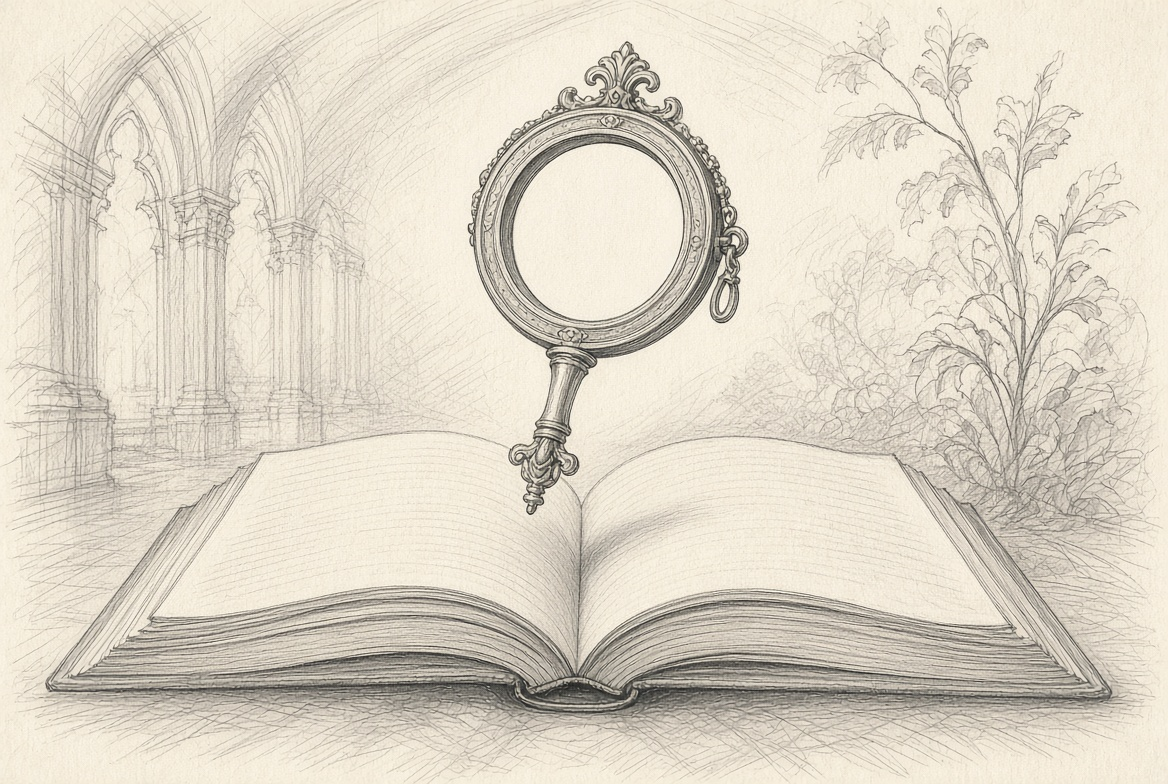
#> input picture home-handoff/drawings/today-open-book.jpg, 1168 x 784 px
$ python home-drawings.py
#> lines starting #> are read from the running program, lines starting #| are printed output that depends on the picture
#!/usr/bin/env python3
"""Jimmy's pencil drawings (2026-10-09 and 10-10) as the site's banners.

    python3 tools/home-drawings.py

Two sets. home-handoff/drawings/ holds the front page's: its doors (and the
Explore menu), the check-in slips and Quiet Space. home-handoff/drawings/pages/
holds the pages': each page's own banner (the title banner aog-sketch.js picks,
the front page's room cards, the hubs). Where a door and its page share a
subject, each has its own drawing (Jimmy, 2026-10-10: the doors keep theirs).
Banners are img/banners/<banner>-pencil-{1600.webp,900.webp,900.jpg}. The drawing's paper is
matched to the site's paper (#F6F2E8), it fills the banner's height, sits 64%
across like the music rooms, and its edges fade into the paper.
"""
import os
import numpy as np
from PIL import Image

HERE = os.path.dirname(os.path.abspath(__file__))
SRC = os.path.join(HERE, "..", "home-handoff", "drawings")
BAN = os.path.join(HERE, "..", "aog-deploy", "img", "banners")
PAPER = np.array([0xF6, 0xF2, 0xE8], np.float32)
W, H = 1600, 560

# The front page's drawings -> banner. Twelve doors have a banner of their own
# (door-*), so the page with the same subject can show its own drawing.
MAP = {
    "today-open-book": "door-today",
    "daily-drafts-calendar": "door-drafts",
    "recording-studio-mixer": "door-studio",
    "lab-bench-microscope": "door-bench",
    "checkin-watering-can": "sel12-u2",
    "conversation-starters-tea": "door-talk",
    "courses-arch-microscope": "door-courses",
    "sel-mirror": "sel12-u1",
    "faith-texts": "door-faith",
    "families-plant-lantern": "door-families",
    "educator-dashboard": "door-dashboard",
    "standards-crosswalk": "door-crosswalk",
    "professional-development": "door-pd",
    "privacy-locked-book": "door-privacy",
    "contact-ink-bottle": "door-contact",
    # These had borrowed other pages' banners, so they get banners of their own.
    "weekly-checkin": "slip-weekly",
    "end-of-class": "slip-endclass",
    "before-a-test": "slip-test",
    "after-a-test": "slip-posttest",
    "goal-check": "slip-goal",
    "group-work": "slip-team",
    "end-of-unit": "slip-unit",
    "after-hard-moment": "slip-repair",
    "school-checklist": "slip-school",
    "grace-point-sheet": "slip-points",
    "evening-checkin-home": "slip-home",
    "morning-note-home": "slip-morning",
    "homework-note": "slip-homework",
    "home-checklist": "slip-homecheck",
    "bedtime-checklist": "slip-bedtime",
    "quiet-space": "quiet-space",
}

# The pages' drawings (drawings/pages/) -> the banner each page already uses.
PAGES = {
    "self-reflect": "page-selfreflect",
    "daily-drafts": "page-daily-drops",
    "recording-studio": "music-studio",
    "lab-bench": "page-microscope",
    "conversation-starters": "page-door-talk",
    "faith-texts": "page-door-faith",
    "families-porch": "page-door-porch",
    "educator-dashboard": "page-dashboard",
    "standards-crosswalk": "page-door-crosswalk",
    "professional-development": "page-door-pd",
    "privacy": "page-door-privacy",
    "contact": "page-door-contact",
    "english-hub": "page-english-hub",
    "math-hub": "page-math-hub",
    "science-hub": "page-science-hub",
    "social-studies-hub": "page-social-studies-hub",
    "worksheets": "page-worksheets",
    # the next batch (2026-10-10)
    "door-atrium": "page-door-atrium",
    "facs-hub": "page-facs-hub",
    "spanish-hub": "page-spanish-hub",
    "telescope": "page-telescope",
    "turn-ins": "page-turn-ins",
    "illinois-sel-crosswalk": "page-xw-illinois-sel",
    "word-foundry": "word-foundry",
    "sports-hub": "sports-hub",
    "martial-arts-hub": "martial-arts-hub",
    "secret-societies-hub": "secret-societies-hub",
    "bible-hub": "bible-hub",
    "quran-hub": "quran-hub",
    "talmud-hub": "talmud-hub",
    "chinese-classics-hub": "chinese-classics-hub",
    "unseen-realm-hub": "unseen-realm-hub",
    "hindu-texts-hub": "hindu-texts-hub",
    "buddhist-texts-hub": "buddhist-texts-hub",
    # the continuing batch (2026-10-10); the five generic "unit" drawings wait
    # in drawings/held/ until Jimmy says where they go
    "capstone": "e24-capstone",
    "job-to-the-end": "fc16-job-to-the-end",
    "mtss-crosswalk": "page-xw-mtss",
    "scarcity-choice": "ec1-scarcity-and-choice",
    "sun-moon-sky": "b27-sun-moon-sky",
    "the-outsiders": "n1-the-outsiders",
    "the-paragraph": "e12-the-paragraph",
    "world-regions": "s14-world-regions",
    "medicine-unit": "med-u2",
    "religion-and-world": "r10-religion-and-the-world",
    "door-faith": "page-door-faith",          # the pages' third version; the doors keep theirs
    "door-porch": "page-door-porch",
    "door-talk": "page-door-talk",
}

# The doors (front page and Explore menu) that show a door-* banner.
DOORS = {d: "door-" + d for d in ("today drafts studio bench talk courses faith families "
                                  "dashboard crosswalk pd privacy contact").split()}

# Where the front page shows those own banners: each check-in slip's card (by its
# link) and the Quiet Space door. The grace point sheet serves school and home.
SLIPS = {s: "slip-" + s for s in ("weekly endclass test posttest goal team unit repair "
                                    "school points home morning homework homecheck bedtime").split()}
SLIPS["homepoints"] = "slip-points"


def wire():
    import re
    idx = os.path.join(HERE, "..", "aog-deploy", "index.html")
    s = open(idx, encoding="utf-8").read()
    for slip, name in SLIPS.items():
        pat = r'(<li><a href="/slip\.html\?s=%s"><span class="aogdn-cpic"[^>]*><picture>.*?</picture>)' % slip
        # Every card for this slip (the page lists them in more than one place).
        s, n = re.subn(pat, lambda m: re.sub(r"/img/banners/[a-z0-9-]+-pencil-900\.",
                                              "/img/banners/%s-pencil-900." % name, m.group(1)), s)
        if not n:
            print("  no card for slip", slip)
    s, n = re.subn(r'(data-door="quiet"[^>]*><span class="aogdn-pic"[^>]*><img src=")/img/banners/[a-z0-9-]+-pencil-900\.',
                   r"\g<1>/img/banners/quiet-space-pencil-900.", s, count=1)
    if not n:
        print("  no Quiet Space door")
    for d, name in DOORS.items():
        s, n = re.subn(r'(data-door="%s"[^>]*><span class="aogdn-pic"[^>]*><img src=")/img/banners/[a-z0-9-]+-pencil-900\.' % d,
                       r"\g<1>/img/banners/%s-pencil-900." % name, s, count=1)
        if not n:
            print("  no door", d)
    open(idx, "w", encoding="utf-8").write(s)
    top = os.path.join(HERE, "..", "aog-deploy", "aog-topbar.js")
    s = open(top, encoding="utf-8").read()
    for d, name in DOORS.items():
        s, n = re.subn(r'(\{"id":"%s",[^{}]*?"img":")/img/banners/[a-z0-9-]+-pencil-900\.' % d,
                       r"\g<1>/img/banners/%s-pencil-900." % name, s, count=1)
        if not n and d != "today":                      # Today is not in the Explore menu
            print("  Explore: no door", d)
    open(top, "w", encoding="utf-8").write(s)


def ramp(n, edge):
    r = np.ones(n, np.float32)
    k = np.linspace(0, 1, edge, dtype=np.float32)
    k = k * k * (3 - 2 * k)
    r[:edge] = k
    r[-edge:] = k[::-1]
    return r


def banner(path):
    im = Image.open(path).convert("RGB")
#> im is the input picture: PIL image 1168x784 RGB; mean R, G, B 220.8, 213.3, 198.6
    im = im.resize((round(im.width * H / im.height), H), Image.LANCZOS)
#> im: PIL image 834x560 RGB
    a = np.asarray(im, np.float32)
    # Match the drawing's paper to the site's paper; graphite keeps its value.
    paper = np.percentile(a.reshape(-1, 3), 92, axis=0)
#> paper = [247, 240, 224]
    a = np.clip(a / paper, 0, 1) * PAPER
    h, w = a.shape[:2]
#> h = 560; w = 834
    alpha = np.minimum.outer(ramp(h, 36), ramp(w, int(w * .14)))[..., None]
    out = np.ones((H, W, 3), np.float32) * PAPER
    x0 = round(.64 * W - w / 2)       # whole drawing inside the doors' window (object-position 88%)
#> x0 = 607
    out[:, x0:x0 + w] = out[:, x0:x0 + w] * (1 - alpha) + a * alpha
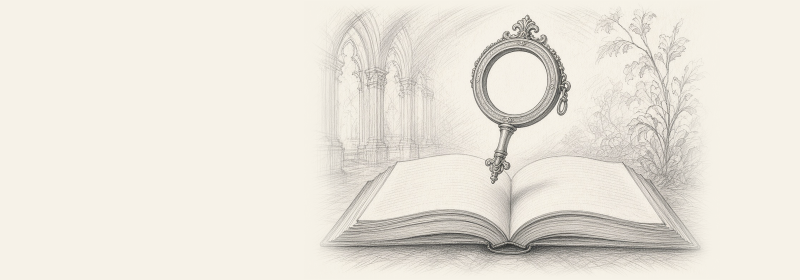
#> out: shape (560, 1600, 3) float32 (shown at 1/2 size); mean R, G, B 233, 228.4, 218.2
    return Image.fromarray(out.clip(0, 255).astype(np.uint8))


for src, name in [(s_, n_) for s_, n_ in MAP.items()] + [("pages/" + s_, n_) for s_, n_ in PAGES.items()]:
    img = banner(os.path.join(SRC, src + ".jpg"))
    base = os.path.join(BAN, name + "-pencil-")
    img.save(base + "1600.webp", quality=86, method=6)
    small = img.resize((900, 315), Image.LANCZOS)
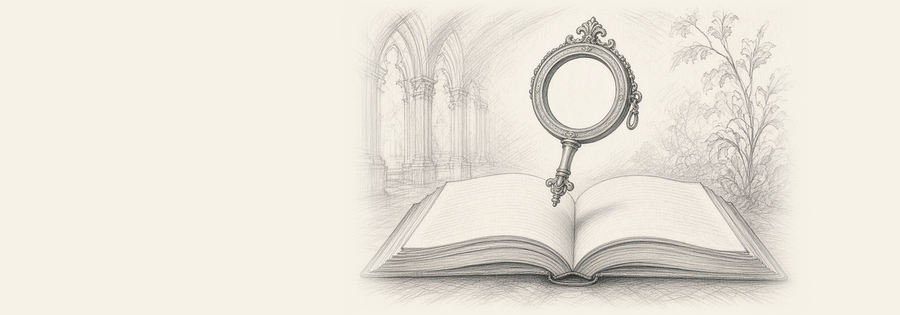
#> small: PIL image 900x315 RGB; mean R, G, B 233.6, 229, 219.4
    small.save(base + "900.webp", quality=84, method=6)
    small.save(base + "900.jpg", quality=88, optimize=True, progressive=True)
    print(src, "->", name)
#> pass 2 of the loop `for src, name in [(s_, n_) for s_, n_ in MAP.items()] + [("pages/" + s..`:
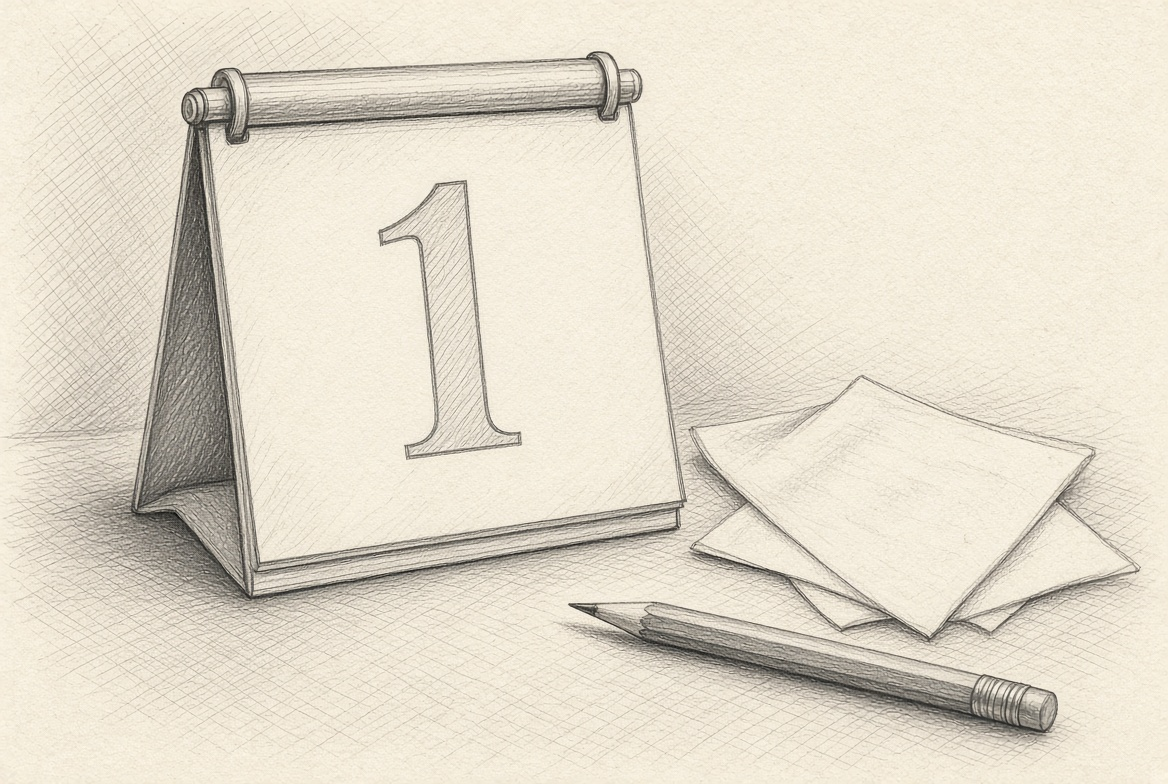
#> input picture home-handoff/drawings/daily-drafts-calendar.jpg, 1168 x 784 px
#> in banner, im is the input picture: PIL image 1168x784 RGB; mean R, G, B 227.1, 219.8, 204.2
#> im: PIL image 834x560 RGB
#> paper = [248, 241, 224]
#> in banner (call 2), `out[:, x0:x0 + w] = out[:, x0:x0 + w] * (1 - alpha) + a * alpha`:
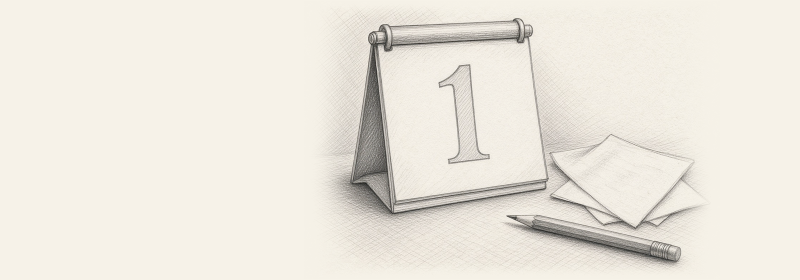
#> out: shape (560, 1600, 3) float32 (shown at 1/2 size); mean R, G, B 235.3, 230.9, 220.6
#> `small = img.resize((900, 315), Image.LANCZOS)`:
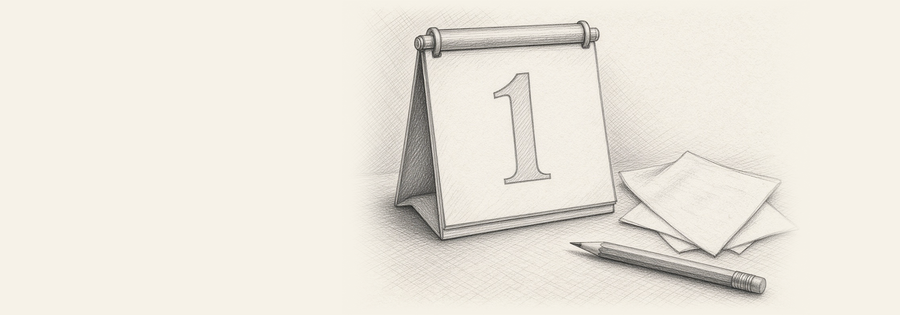
#> small: PIL image 900x315 RGB; mean R, G, B 235.9, 231.4, 221.9
#> pass 3 of the loop `for src, name in [(s_, n_) for s_, n_ in MAP.items()] + [("pages/" + s..`:
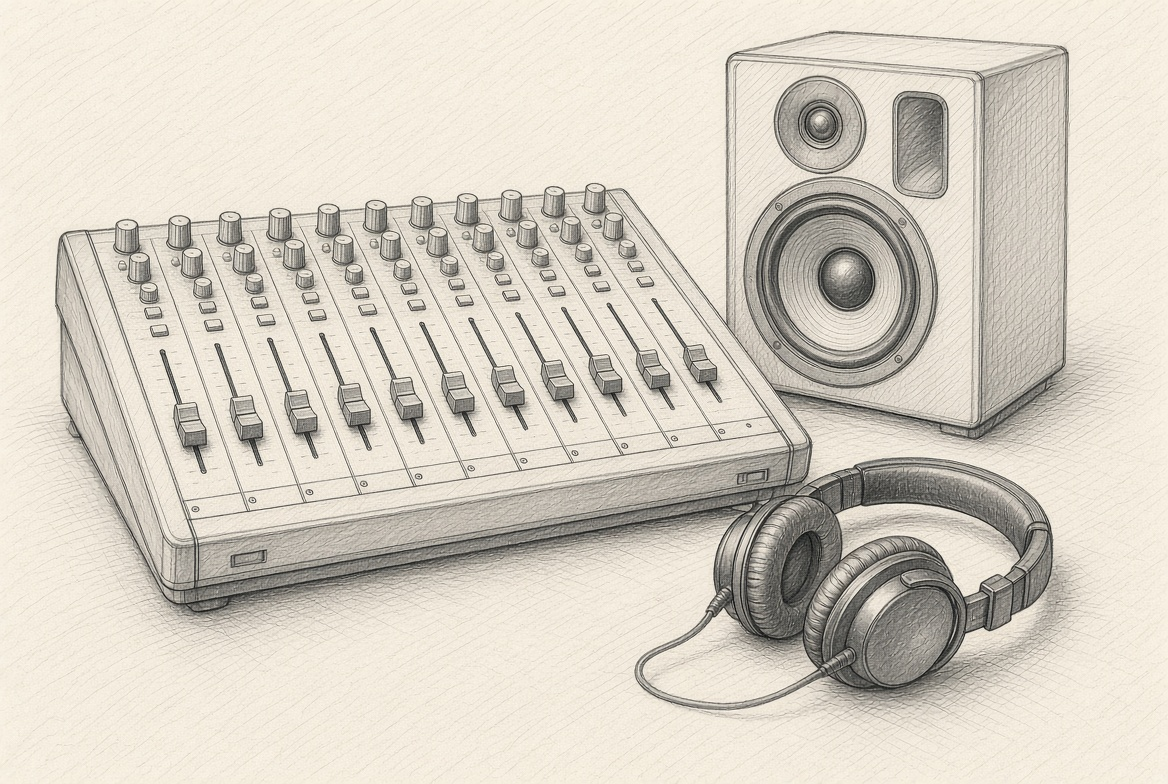
#> input picture home-handoff/drawings/recording-studio-mixer.jpg, 1168 x 784 px
#> in banner, im is the input picture: PIL image 1168x784 RGB; mean R, G, B 214.6, 207.8, 196.1
#> im: PIL image 834x560 RGB
#> paper = [247, 239, 226]
#> in banner (call 3), `out[:, x0:x0 + w] = out[:, x0:x0 + w] * (1 - alpha) + a * alpha`:
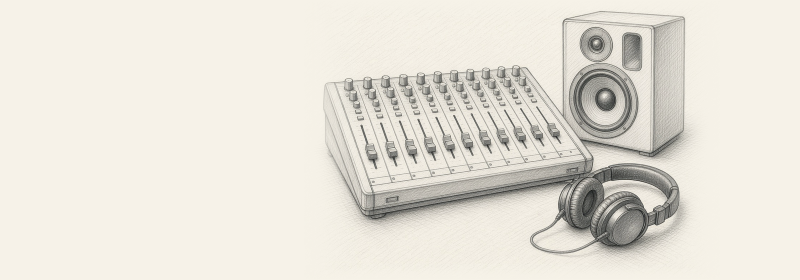
#> out: shape (560, 1600, 3) float32 (shown at 1/2 size); mean R, G, B 229.1, 225.3, 215
#> `small = img.resize((900, 315), Image.LANCZOS)`:
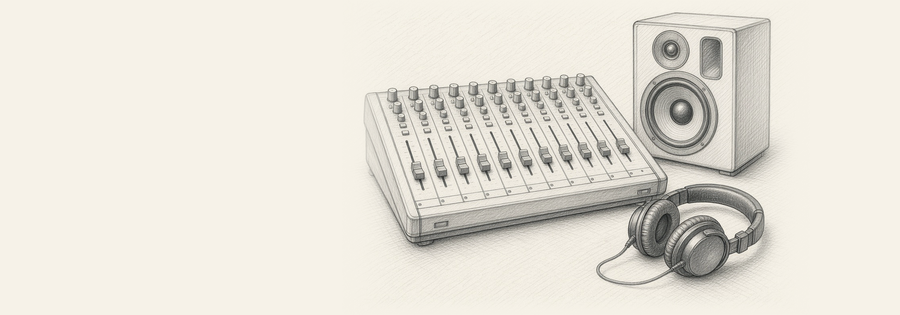
#> small: PIL image 900x315 RGB; mean R, G, B 229.7, 225.9, 216.4
#> (the run stopped early here; a loop or call above may not have finished)
